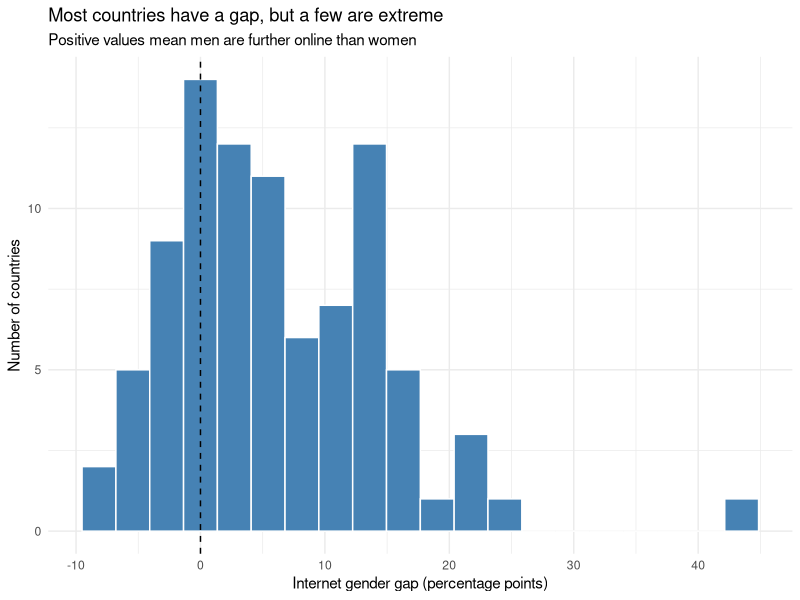
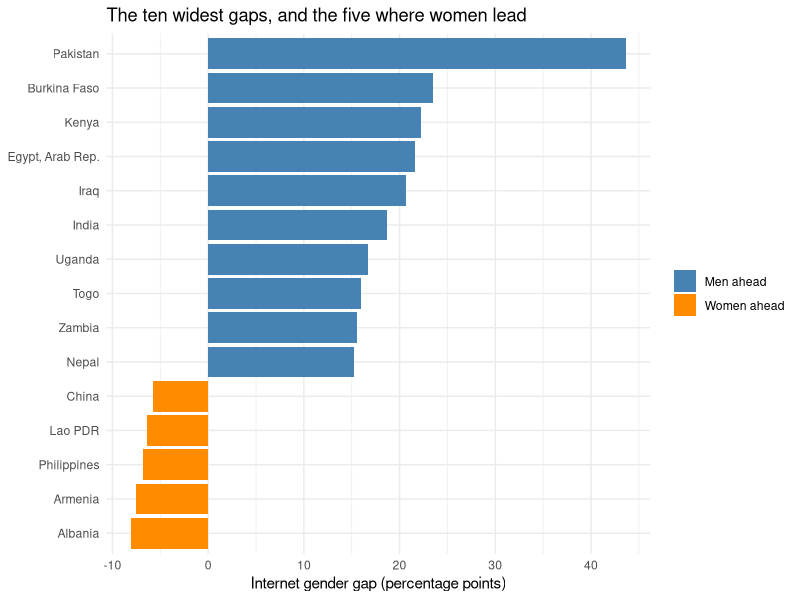
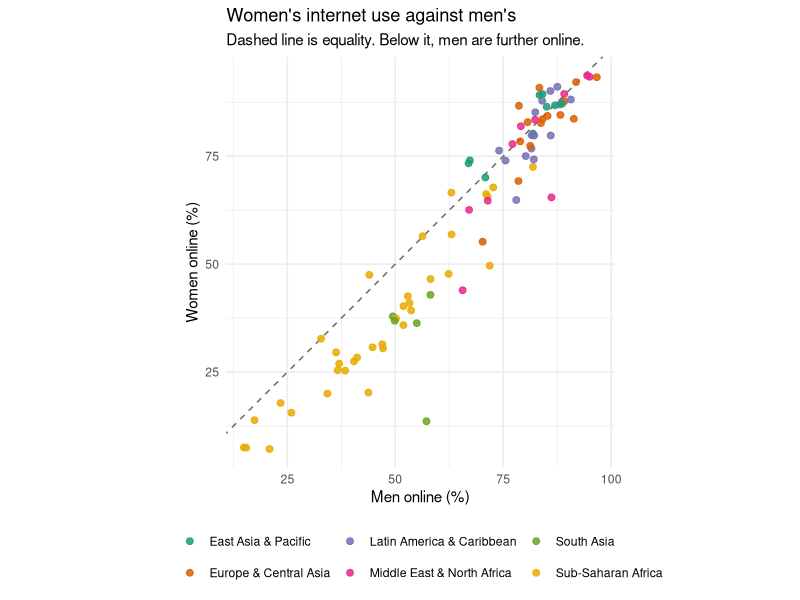
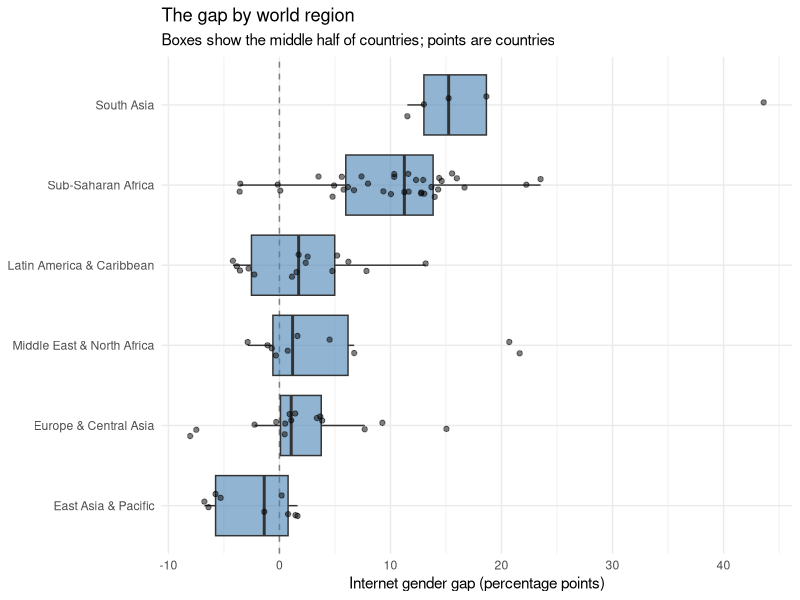
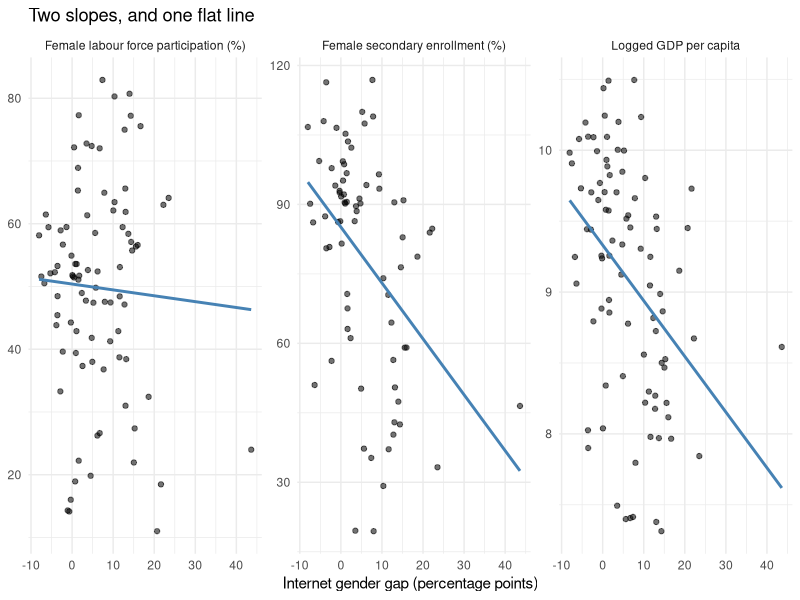
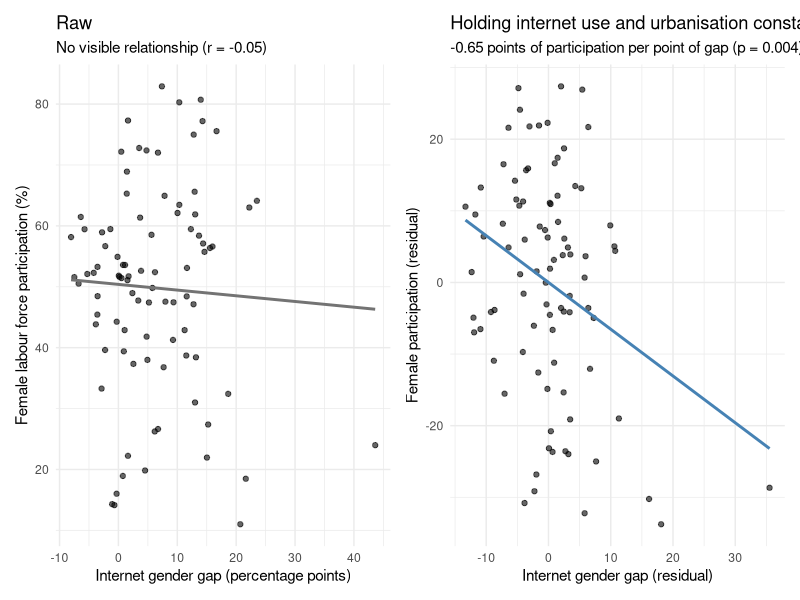
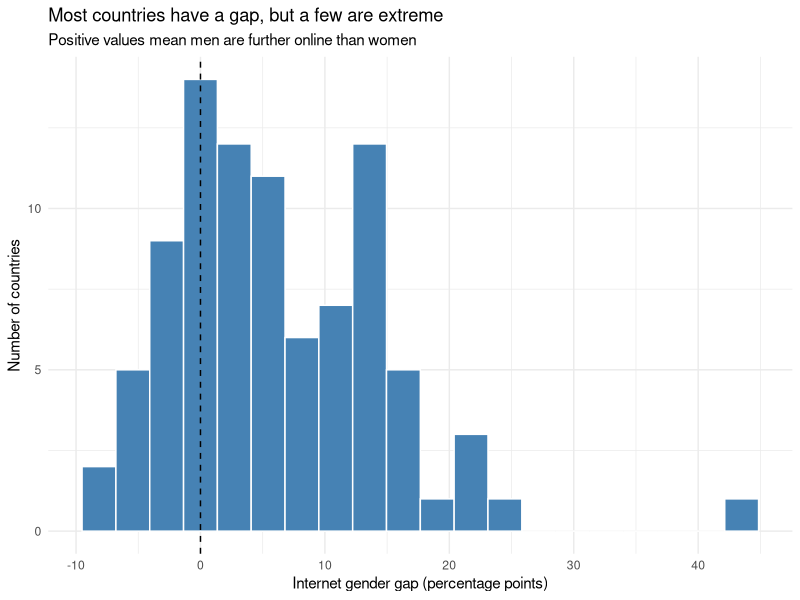
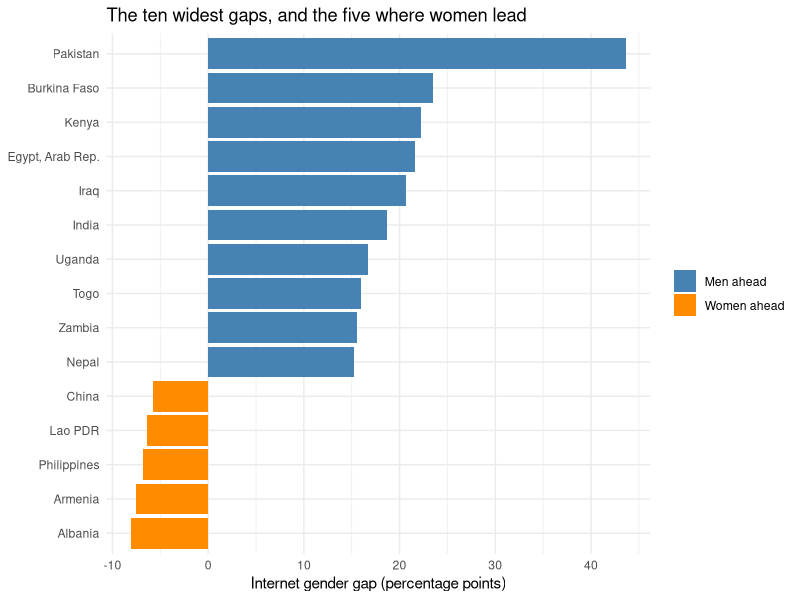

Here is the R script that generated these plots, in order:
## ---- chunk 1
knitr::opts_chunk$set(echo = TRUE, message = FALSE, warning = FALSE)
## ---- chunk 2
# patchwork is only used for the final side-by-side figure.
# install.packages("patchwork")   # run once in the console if needed
library(tidyverse)
library(patchwork)

data <- read_csv("data_clean/analysis_data.csv", show_col_types = FALSE)
dim(data)
## ---- chunk 3
summary_table <- data %>%
  select(internet_women, internet_men, gap_diff, gap_ratio,
         gdp_pc_ppp, flfp, sec_enroll_fem_gross,
         internet_total, urban_pct, gender_inequality_index) %>%
  pivot_longer(everything(), names_to = "variable", values_to = "value") %>%
  group_by(variable) %>%
  summarise(
    n       = sum(!is.na(value)),
    missing = sum(is.na(value)),
    mean    = round(mean(value,   na.rm = TRUE), 2),
    sd      = round(sd(value,     na.rm = TRUE), 2),
    min     = round(min(value,    na.rm = TRUE), 2),
    median  = round(median(value, na.rm = TRUE), 2),
    max     = round(max(value,    na.rm = TRUE), 2),
    .groups = "drop"
  ) %>%
  mutate(variable = factor(variable, levels = c(
    "internet_women", "internet_men", "gap_diff", "gap_ratio",
    "gdp_pc_ppp", "flfp", "sec_enroll_fem_gross",
    "internet_total", "urban_pct", "gender_inequality_index"))) %>%
  arrange(variable)

knitr::kable(summary_table)
## ---- chunk 4
data %>%
  summarise(across(everything(), ~ sum(is.na(.)))) %>%
  pivot_longer(everything(), names_to = "variable", values_to = "missing") %>%
  filter(missing > 0) %>%
  arrange(desc(missing))
## ---- chunk 5
data %>%
  select(country, gdp_pc_ppp, sec_enroll_fem_gross, gender_inequality_index) %>%
  pivot_longer(-country, names_to = "variable", values_to = "value") %>%
  filter(is.na(value)) %>%
  group_by(variable) %>%
  summarise(n_missing = n(),
            countries = paste(sort(country), collapse = ", "),
            .groups = "drop")
## ---- chunk 6
region_lookup <- c(
  # Europe & Central Asia
  ALB="Europe & Central Asia", ARM="Europe & Central Asia",
  AZE="Europe & Central Asia", BIH="Europe & Central Asia",
  GEO="Europe & Central Asia", KAZ="Europe & Central Asia",
  KGZ="Europe & Central Asia", MDA="Europe & Central Asia",
  MNE="Europe & Central Asia", MKD="Europe & Central Asia",
  SRB="Europe & Central Asia", TJK="Europe & Central Asia",
  TUR="Europe & Central Asia", UKR="Europe & Central Asia",
  UZB="Europe & Central Asia",
  # Middle East & North Africa
  DZA="Middle East & North Africa", EGY="Middle East & North Africa",
  IRN="Middle East & North Africa", IRQ="Middle East & North Africa",
  JOR="Middle East & North Africa", LBN="Middle East & North Africa",
  LBY="Middle East & North Africa", MAR="Middle East & North Africa",
  TUN="Middle East & North Africa", PSE="Middle East & North Africa",
  # Latin America & Caribbean
  ARG="Latin America & Caribbean", BLZ="Latin America & Caribbean",
  BOL="Latin America & Caribbean", BRA="Latin America & Caribbean",
  COL="Latin America & Caribbean", DOM="Latin America & Caribbean",
  ECU="Latin America & Caribbean", SLV="Latin America & Caribbean",
  GTM="Latin America & Caribbean", HND="Latin America & Caribbean",
  MEX="Latin America & Caribbean", NIC="Latin America & Caribbean",
  PRY="Latin America & Caribbean", PER="Latin America & Caribbean",
  VEN="Latin America & Caribbean",
  # South Asia
  BGD="South Asia", IND="South Asia", LKA="South Asia",
  NPL="South Asia", PAK="South Asia",
  # East Asia & Pacific
  KHM="East Asia & Pacific", CHN="East Asia & Pacific",
  IDN="East Asia & Pacific", LAO="East Asia & Pacific",
  MYS="East Asia & Pacific", MNG="East Asia & Pacific",
  PHL="East Asia & Pacific", THA="East Asia & Pacific",
  VNM="East Asia & Pacific",
  # Sub-Saharan Africa
  BEN="Sub-Saharan Africa", BWA="Sub-Saharan Africa",
  BFA="Sub-Saharan Africa", CMR="Sub-Saharan Africa",
  TCD="Sub-Saharan Africa", COM="Sub-Saharan Africa",
  COD="Sub-Saharan Africa", COG="Sub-Saharan Africa",
  CIV="Sub-Saharan Africa", SWZ="Sub-Saharan Africa",
  ETH="Sub-Saharan Africa", GAB="Sub-Saharan Africa",
  GMB="Sub-Saharan Africa", GHA="Sub-Saharan Africa",
  GIN="Sub-Saharan Africa", KEN="Sub-Saharan Africa",
  LSO="Sub-Saharan Africa", LBR="Sub-Saharan Africa",
  MDG="Sub-Saharan Africa", MWI="Sub-Saharan Africa",
  MLI="Sub-Saharan Africa", MRT="Sub-Saharan Africa",
  MUS="Sub-Saharan Africa", MOZ="Sub-Saharan Africa",
  NAM="Sub-Saharan Africa", NER="Sub-Saharan Africa",
  NGA="Sub-Saharan Africa", SEN="Sub-Saharan Africa",
  SLE="Sub-Saharan Africa", ZAF="Sub-Saharan Africa",
  TZA="Sub-Saharan Africa", TGO="Sub-Saharan Africa",
  UGA="Sub-Saharan Africa", ZMB="Sub-Saharan Africa",
  ZWE="Sub-Saharan Africa"
)

data <- data %>% mutate(region = unname(region_lookup[country_code]))

# every country should have a region
sum(is.na(data$region))
count(data, region)
## ---- chunk 7
fig1 <- ggplot(data, aes(x = gap_diff)) +
  geom_histogram(bins = 20, fill = "steelblue", colour = "white") +
  geom_vline(xintercept = 0, linetype = "dashed") +
  labs(title = "Most countries have a gap, but a few are extreme",
       subtitle = "Positive values mean men are further online than women",
       x = "Internet gender gap (percentage points)",
       y = "Number of countries") +
  theme_minimal()

fig1
## ---- chunk 8
extremes <- bind_rows(
  data %>% slice_max(gap_diff, n = 10),
  data %>% slice_min(gap_diff, n = 5)
) %>%
  mutate(side = if_else(gap_diff > 0, "Men ahead", "Women ahead"))

fig2 <- ggplot(extremes, aes(x = reorder(country, gap_diff), y = gap_diff,
                             fill = side)) +
  geom_col() +
  coord_flip() +
  scale_fill_manual(values = c("Men ahead" = "steelblue",
                               "Women ahead" = "darkorange")) +
  labs(title = "The ten widest gaps, and the five where women lead",
       x = NULL,
       y = "Internet gender gap (percentage points)",
       fill = NULL) +
  theme_minimal()

fig2
## ---- chunk 9
fig3 <- ggplot(data, aes(x = internet_men, y = internet_women)) +
  geom_abline(slope = 1, intercept = 0, linetype = "dashed",
              colour = "grey40") +
  geom_point(aes(colour = region), alpha = 0.85, size = 2) +
  # Dark2 is colour-blind friendly, unlike ggplot's default palette
  scale_colour_brewer(palette = "Dark2") +
  labs(title = "Women's internet use against men's",
       subtitle = "Dashed line is equality. Below it, men are further online.",
       x = "Men online (%)", y = "Women online (%)", colour = NULL) +
  coord_equal() +
  theme_minimal() +
  theme(legend.position = "bottom")

fig3
## ---- chunk 10
fig4 <- data %>%
  mutate(region = fct_reorder(region, gap_diff, .fun = median)) %>%
  ggplot(aes(x = region, y = gap_diff)) +
  geom_hline(yintercept = 0, linetype = "dashed", colour = "grey50") +
  geom_boxplot(fill = "steelblue", alpha = 0.6, outlier.shape = NA) +
  geom_jitter(width = 0.15, alpha = 0.5, size = 1.5) +
  coord_flip() +
  labs(title = "The gap by world region",
       subtitle = "Boxes show the middle half of countries; points are countries",
       x = NULL, y = "Internet gender gap (percentage points)") +
  theme_minimal()

fig4
## ---- chunk 11
outcome_long <- data %>%
  select(country, gap_diff, log_gdp, flfp, sec_enroll_fem_gross) %>%
  pivot_longer(c(log_gdp, flfp, sec_enroll_fem_gross),
               names_to = "outcome", values_to = "value") %>%
  mutate(outcome = recode(outcome,
    log_gdp              = "Logged GDP per capita",
    flfp                 = "Female labour force participation (%)",
    sec_enroll_fem_gross = "Female secondary enrollment (%)"))

fig5 <- ggplot(outcome_long, aes(x = gap_diff, y = value)) +
  geom_point(alpha = 0.55) +
  geom_smooth(method = "lm", se = FALSE, colour = "steelblue") +
  facet_wrap(~ outcome, scales = "free_y") +
  labs(title = "Two slopes, and one flat line",
       x = "Internet gender gap (percentage points)", y = NULL) +
  theme_minimal()

fig5
## ---- chunk 12
# none of these four columns has a missing value, so the residuals line up
# with all 89 rows of the data frame
plot_data <- data
plot_data$flfp_resid <- residuals(lm(flfp ~ internet_total + urban_pct,
                                     data = data))
plot_data$gap_resid  <- residuals(lm(gap_diff ~ internet_total + urban_pct,
                                     data = data))

panel_raw <- ggplot(plot_data, aes(gap_diff, flfp)) +
  geom_point(alpha = 0.6) +
  geom_smooth(method = "lm", se = FALSE, colour = "grey45") +
  labs(title = "Raw",
       subtitle = "No visible relationship (r = -0.05)",
       x = "Internet gender gap (percentage points)",
       y = "Female labour force participation (%)") +
  theme_minimal()

panel_adj <- ggplot(plot_data, aes(gap_resid, flfp_resid)) +
  geom_point(alpha = 0.6) +
  geom_smooth(method = "lm", se = FALSE, colour = "steelblue") +
  labs(title = "Holding internet use and urbanisation constant",
       subtitle = "-0.65 points of participation per point of gap (p = 0.004)",
       x = "Internet gender gap (residual)",
       y = "Female participation (residual)") +
  theme_minimal()

fig6 <- panel_raw + panel_adj
fig6
## ---- chunk 13
if (!dir.exists("figures")) dir.create("figures")

ggsave("figures/fig1_gap_distribution.png", fig1, width = 7,  height = 4,   dpi = 300)
ggsave("figures/fig2_extremes.png",         fig2, width = 7,  height = 5,   dpi = 300)
ggsave("figures/fig3_women_vs_men.png",     fig3, width = 6.5,height = 5.5, dpi = 300)
ggsave("figures/fig4_by_region.png",        fig4, width = 7.5,height = 4.5, dpi = 300)
ggsave("figures/fig5_gap_vs_outcomes.png",  fig5, width = 9,  height = 3.6, dpi = 300)
ggsave("figures/fig6_final.png",            fig6, width = 10, height = 4.4, dpi = 300)

list.files("figures")
## ---- chunk 14
if (!dir.exists("results")) dir.create("results")
write_csv(summary_table, "results/summary_statistics.csv")
